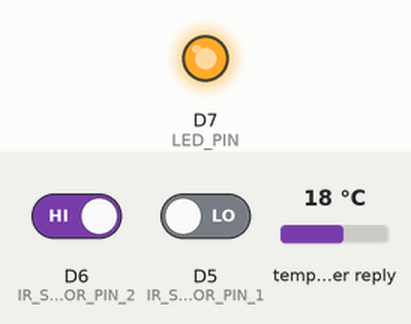
This sketch was run on a simulated ESP8266 (NodeMCU). On the bench: output pins drawn as LEDs (lit = HIGH). Inputs (shaded band) come from the test bench; at power-on: D5 (IR_SENSOR_PIN_1) LOW, D6 (IR_SENSOR_PIN_2) HIGH, temperature in the weather reply 18 °C. WiFi joins after 1.5 s; servers stay silent unless stated; web services answer with replies made up by the test bench; what the sketch prints to the serial monitor is not drawn.

Above: at 2.7 s.
2.8 s: D5 (IR_SENSOR_PIN_1) driven HIGH
At 4.7 s:
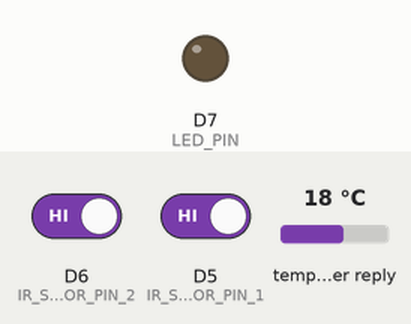
5.5 s: D6 (IR_SENSOR_PIN_2) driven LOW
At 6.5 s:
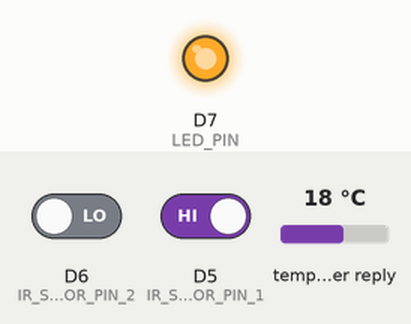
10.1 s: D6 (IR_SENSOR_PIN_2) driven HIGH
At 10.9 s:
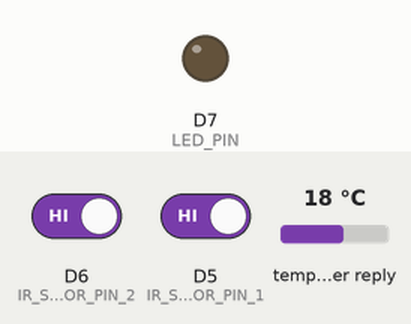
12.1 s: D5 (IR_SENSOR_PIN_1) driven LOW
At 13.0 s:
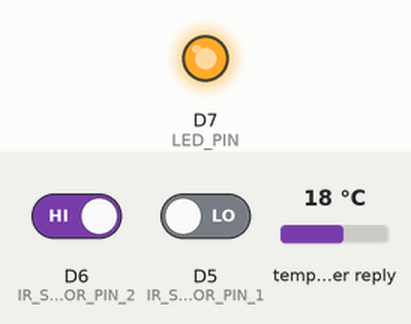
Timing chart, 0 to 15.1 s (numbered marks = the images above; inputs shaded):
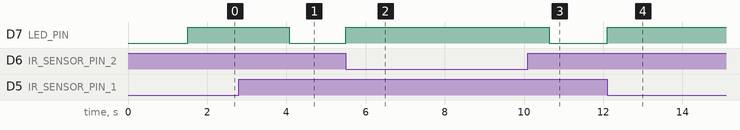

Measured:
- after the input at 2.8 s, D7 (LED_PIN): HIGH → LOW after 1.3 s
- after the input at 5.5 s, D7 (LED_PIN): LOW → HIGH at once
- after the input at 10.1 s, D7 (LED_PIN): HIGH → LOW after 0.54 s
- after the input at 12.1 s, D7 (LED_PIN): LOW → HIGH at once

The sketch:

rfid_patient.ino
```cpp
#include <ESP8266WiFi.h>
#include <ESP8266HTTPClient.h>
#include <WiFiClientSecure.h>
#include <ArduinoJson.h>

// WiFi credentials
const char* ssid = "Chirag";
const char* password = "chirag88";

// OpenWeatherMap and Telegram details
const String API_KEY = "04ab113cbe484dd30cd4ed17241e86b7";
const String CITY = "thane,IN";
const String WEATHER_API_URL = "http://api.openweathermap.org/data/2.5/forecast?q=" + CITY + "&appid=" + API_KEY + "&units=metric";

const String TELEGRAM_BOT_TOKEN = "7860231589:AAGhQM74WZkmCHKPvj56hfOtjBuNY3twu3U";
const String CHAT_ID = "5186811689";
const String TELEGRAM_URL = "https://api.telegram.org/bot" + TELEGRAM_BOT_TOKEN + "/sendMessage";

// Sensor and LED pins
const int IR_SENSOR_PIN_1 = D5;
const int IR_SENSOR_PIN_2 = D6;
const int LED_PIN = D7;

unsigned long lastCheck = 0;
const unsigned long checkInterval = 15000; // 15 seconds

void setup() {
  Serial.begin(115200);
  pinMode(LED_PIN, OUTPUT);
  pinMode(IR_SENSOR_PIN_1, INPUT);
  pinMode(IR_SENSOR_PIN_2, INPUT);

  // Connect to WiFi
  Serial.print("Connecting to WiFi");
  WiFi.begin(ssid, password);
  while (WiFi.status() != WL_CONNECTED) {
    delay(100);
    Serial.print(".");
  }
  Serial.println(" Connected!");
}

void loop() {
  bool insideMotion = digitalRead(IR_SENSOR_PIN_1) == LOW;
  bool outsideMotion = digitalRead(IR_SENSOR_PIN_2) == LOW;

  if (insideMotion || outsideMotion) {
    digitalWrite(LED_PIN, HIGH);
    checkWeatherAndNotify();
    digitalWrite(LED_PIN, LOW);
  }

  if (millis() - lastCheck > checkInterval) {
    lastCheck = millis();
  }
}

void checkWeatherAndNotify() {
  Serial.println("Checking weather...");

  if (WiFi.status() == WL_CONNECTED) {
    // HTTP for weather API
    HTTPClient weatherHttp;
    WiFiClient weatherClient;

    weatherHttp.begin(weatherClient, WEATHER_API_URL);
    int httpCode = weatherHttp.GET();

    String telegramMessage = "🚶 Motion detected!\n";

    if (httpCode == HTTP_CODE_OK) {
      Serial.println("Weather data received.");
      DynamicJsonDocument doc(16 * 1024);
      DeserializationError error = deserializeJson(doc, weatherHttp.getStream());

      if (error) {
        Serial.print("JSON Parsing Error: ");
        Serial.println(error.c_str());
        telegramMessage += "Weather: Failed to get weather info.";
      } else {
        bool rainExpected = false;
        int count = 0;

        for (JsonObject forecast : doc["list"].as<JsonArray>()) {
          const char* dt_txt = forecast["dt_txt"];
          float rainVolume = forecast["rain"]["3h"] | 0.0;

          if (rainVolume > 0.0) {
            telegramMessage += "🌧️ Rain expected at ";
            telegramMessage += dt_txt;
            telegramMessage += ". Don't forget your umbrella!";
            rainExpected = true;
            break;
          }

          count++;
          if (count >= 5) break;
        }

        if (!rainExpected) {
          telegramMessage += "☀️ No rain expected in the next few hours.";
        }
      }

    } else {
      Serial.println("Failed to fetch weather data. Code: " + String(httpCode));
      telegramMessage += "Weather: Could not retrieve data.";
    }

    weatherHttp.end(); // Important to release socket
    delay(500); // Allow time between connections

    // Send Telegram message via HTTPS
    WiFiClientSecure telegramClient;
    telegramClient.setInsecure();

    HTTPClient telegramHttp;
    String url = TELEGRAM_URL + "?chat_id=" + CHAT_ID + "&text=" + urlencode(telegramMessage);

    telegramHttp.begin(telegramClient, url);
    int telegramCode = telegramHttp.GET();

    if (telegramCode > 0) {
      Serial.println("Telegram message sent.");
      String response = telegramHttp.getString();
      Serial.println("Telegram Response: " + response);
    } else {
      Serial.println("Telegram send failed. Error code: " + String(telegramCode));
    }

    telegramHttp.end();

  } else {
    Serial.println("WiFi not connected.");
  }
}

// Simple URL encoder (Telegram requires properly encoded URLs)
String urlencode(String str) {
  String encoded = "";
  char c;
  char code0;
  char code1;
  for (int i = 0; i < str.length(); i++) {
    c = str.charAt(i);
    if (isalnum(c)) {
      encoded += c;
    } else {
      code1 = (c & 0xf) + '0';
      if ((c & 0xf) > 9) code1 = (c & 0xf) - 10 + 'A';
      code0 = ((c >> 4) & 0xf) + '0';
      if (((c >> 4) & 0xf) > 9) code0 = ((c >> 4) & 0xf) - 10 + 'A';
      encoded += '%';
      encoded += code0;
      encoded += code1;
    }
  }
  return encoded;
}
```
